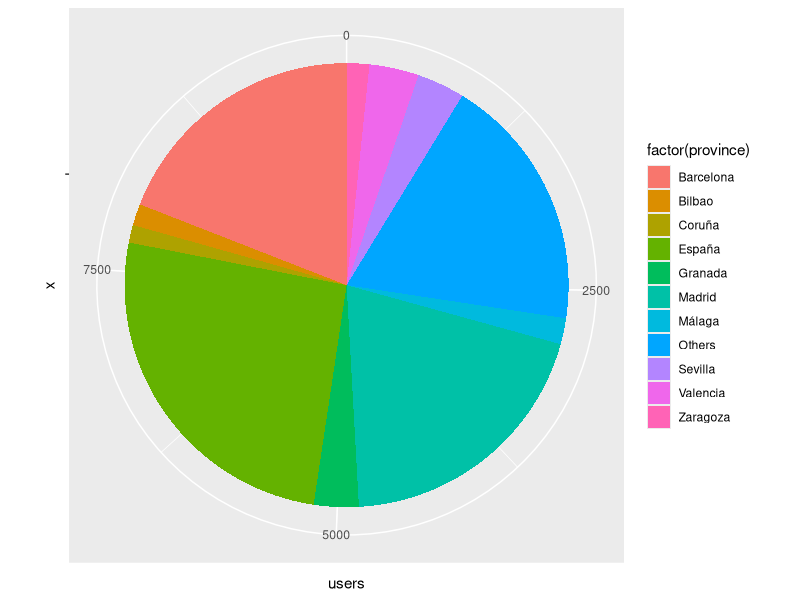
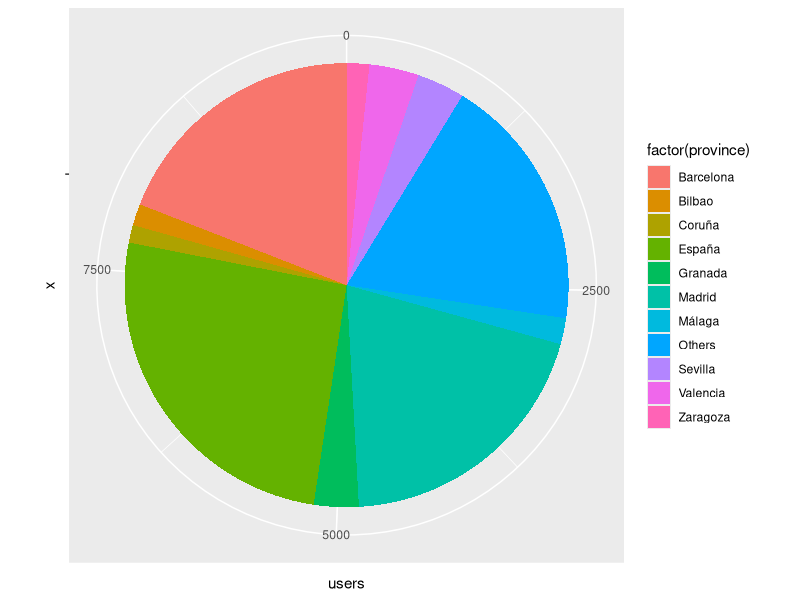

Here is the R script that generated these plots, in order:
library('ggplot2')
github.user.data <- read.csv('aggregated-top-Spain.csv',sep=';')
github.user.data$place <- reorder(github.user.data$place, X=github.user.data$place, FUN= function(x) -length(x))
province.table <- table(github.user.data$place)
province.table.acc <- head(province.table,n=10)
province.table.acc['Others'] = sum(as.vector(tail(province.table,n=-10)))
province.table.df <- data.frame( province=names(province.table.acc),users= as.vector(province.table.acc))
ggplot( data=province.table.df, aes(x="",y=users,fill=factor(province)))+ geom_bar(width=1,stat='identity') + coord_polar(theta='y')
ggsave( 'province-stacked-chart.png')

